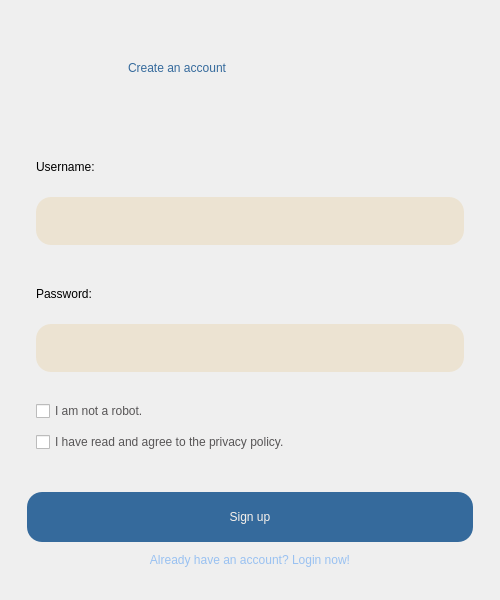
<?xml version="1.0" encoding="UTF-8"?>
<ui version="4.0">
 <class>MainWindow</class>
 <widget class="QMainWindow" name="MainWindow">
  <property name="geometry">
   <rect>
    <x>0</x>
    <y>0</y>
    <width>500</width>
    <height>600</height>
   </rect>
  </property>
  <property name="minimumSize">
   <size>
    <width>500</width>
    <height>600</height>
   </size>
  </property>
  <property name="maximumSize">
   <size>
    <width>500</width>
    <height>600</height>
   </size>
  </property>
  <property name="windowTitle">
   <string>MainWindow</string>
  </property>
  <widget class="QWidget" name="centralwidget">
   <layout class="QHBoxLayout" name="horizontalLayout">
    <item>
     <widget class="QWidget" name="widget" native="true">
      <property name="maximumSize">
       <size>
        <width>16777215</width>
        <height>1677215</height>
       </size>
      </property>
      <layout class="QVBoxLayout" name="verticalLayout">
       <item>
        <widget class="QWidget" name="widget_2" native="true">
         <property name="maximumSize">
          <size>
           <width>16777215</width>
           <height>100</height>
          </size>
         </property>
         <widget class="QLabel" name="label_8">
          <property name="geometry">
           <rect>
            <x>110</x>
            <y>30</y>
            <width>248</width>
            <height>39</height>
           </rect>
          </property>
          <property name="styleSheet">
           <string notr="true">color: #356a9c;
font: 20pt &quot;Bahnschrift&quot;;</string>
          </property>
          <property name="text">
           <string>Create an account</string>
          </property>
         </widget>
        </widget>
       </item>
       <item>
        <widget class="QWidget" name="widget_3" native="true">
         <layout class="QVBoxLayout" name="verticalLayout_2">
          <item>
           <widget class="QWidget" name="widget_5" native="true">
            <layout class="QVBoxLayout" name="verticalLayout_3">
             <item>
              <widget class="QLabel" name="label">
               <property name="text">
                <string>Username:</string>
               </property>
              </widget>
             </item>
             <item>
              <widget class="QLineEdit" name="txtFullName">
               <property name="maximumSize">
                <size>
                 <width>16777215</width>
                 <height>50</height>
                </size>
               </property>
               <property name="styleSheet">
                <string notr="true">background-color: #ECE3D2;
color: #356A9C;
font: 12pt &quot;Segoe UI&quot;;
border-radius: 15px;
padding-left: 5px;</string>
               </property>
              </widget>
             </item>
            </layout>
           </widget>
          </item>
          <item>
           <widget class="QWidget" name="widget_7" native="true">
            <layout class="QVBoxLayout" name="verticalLayout_4">
             <item>
              <widget class="QLabel" name="label_2">
               <property name="text">
                <string>Password:</string>
               </property>
              </widget>
             </item>
             <item>
              <widget class="QLineEdit" name="txtFullName_2">
               <property name="maximumSize">
                <size>
                 <width>16777215</width>
                 <height>50</height>
                </size>
               </property>
               <property name="styleSheet">
                <string notr="true">background-color: #ECE3D2;
color: #356A9C;
font: 12pt &quot;Segoe UI&quot;;
border-radius: 15px;
padding-left: 5px;</string>
               </property>
               <property name="echoMode">
                <enum>QLineEdit::EchoMode::Password</enum>
               </property>
              </widget>
             </item>
            </layout>
           </widget>
          </item>
          <item>
           <widget class="QWidget" name="widget_6" native="true">
            <property name="maximumSize">
             <size>
              <width>16777215</width>
              <height>80</height>
             </size>
            </property>
            <layout class="QVBoxLayout" name="verticalLayout_5">
             <item>
              <widget class="QCheckBox" name="checkBox_2">
               <property name="cursor">
                <cursorShape>PointingHandCursor</cursorShape>
               </property>
               <property name="styleSheet">
                <string notr="true">font: 9pt &quot;Bahnschrift&quot;;
color: #575556;</string>
               </property>
               <property name="text">
                <string>I am not a robot.</string>
               </property>
              </widget>
             </item>
             <item>
              <widget class="QCheckBox" name="checkBox">
               <property name="cursor">
                <cursorShape>PointingHandCursor</cursorShape>
               </property>
               <property name="styleSheet">
                <string notr="true">font: 9pt &quot;Bahnschrift&quot;;
color: #575556;</string>
               </property>
               <property name="text">
                <string>I have read and agree to the privacy policy.</string>
               </property>
              </widget>
             </item>
            </layout>
           </widget>
          </item>
         </layout>
        </widget>
       </item>
       <item>
        <widget class="QWidget" name="widget_4" native="true">
         <property name="maximumSize">
          <size>
           <width>16777215</width>
           <height>100</height>
          </size>
         </property>
         <layout class="QVBoxLayout" name="verticalLayout_6">
          <item>
           <widget class="QPushButton" name="btnRegister">
            <property name="minimumSize">
             <size>
              <width>0</width>
              <height>50</height>
             </size>
            </property>
            <property name="maximumSize">
             <size>
              <width>16777215</width>
              <height>50</height>
             </size>
            </property>
            <property name="cursor">
             <cursorShape>PointingHandCursor</cursorShape>
            </property>
            <property name="styleSheet">
             <string notr="true">border-radius: 15px;
font: 600 16pt &quot;Bahnschrift&quot;;
background-color: #356a9c;
color: #F8F2EC;

</string>
            </property>
            <property name="text">
             <string>Sign up</string>
            </property>
           </widget>
          </item>
          <item>
           <widget class="QPushButton" name="pushButton">
            <property name="styleSheet">
             <string notr="true">color: rgb(153, 193, 241);</string>
            </property>
            <property name="text">
             <string>Already have an account? Login now!</string>
            </property>
            <property name="autoDefault">
             <bool>false</bool>
            </property>
            <property name="default">
             <bool>false</bool>
            </property>
            <property name="flat">
             <bool>true</bool>
            </property>
           </widget>
          </item>
         </layout>
        </widget>
       </item>
      </layout>
     </widget>
    </item>
   </layout>
  </widget>
 </widget>
 <resources/>
 <connections/>
</ui>
